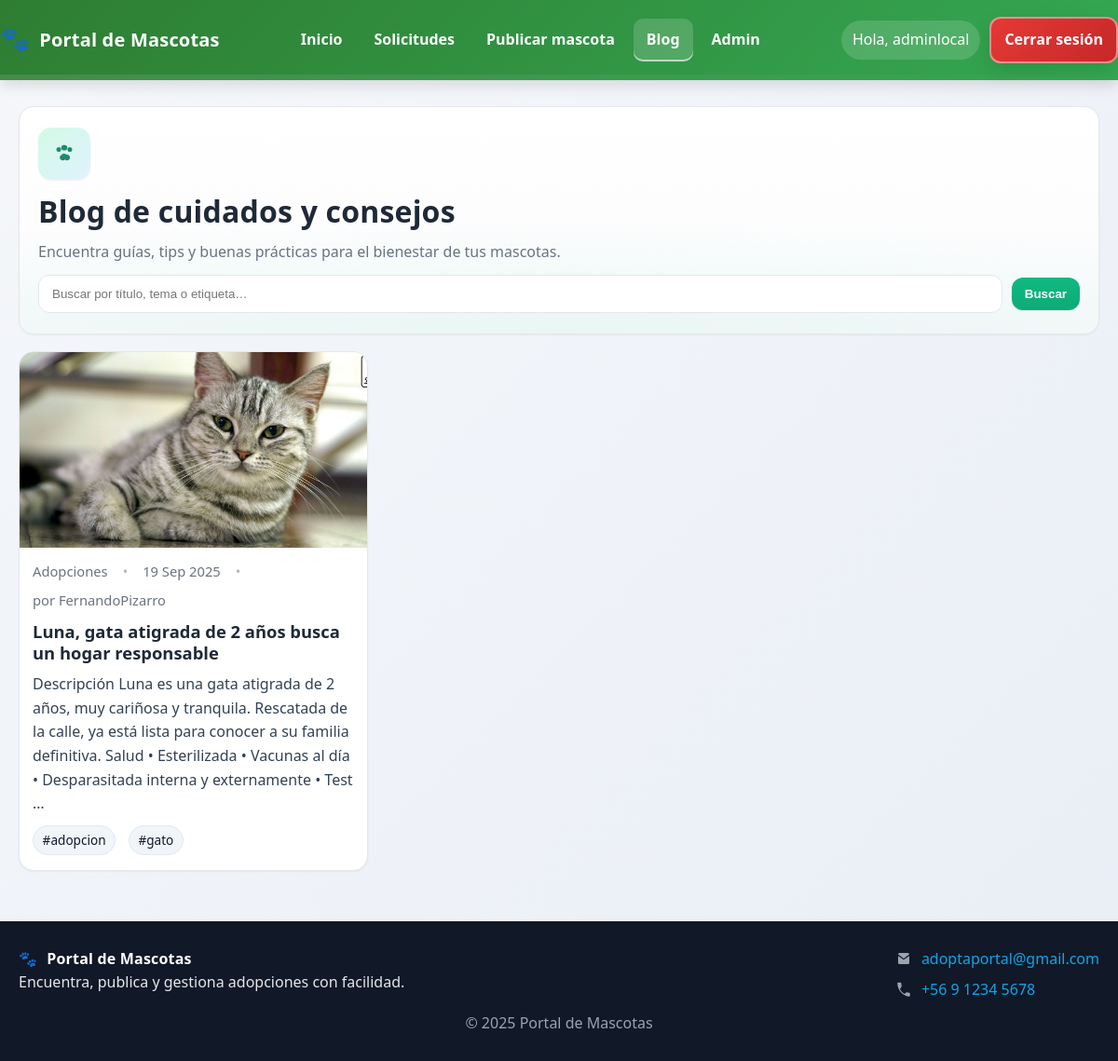
Page /blog/ (signed in) on the committed database.
### login/models.py (models this page shows, shortened)
class Usuario(AbstractUser):
    email = models.EmailField(
        unique=True,
        verbose_name='Correo electrónico'
    )
    fecha_creacion = models.DateTimeField(
        auto_now_add=True,
        verbose_name='Fecha de creación'
    )
    fecha_actualizacion = models.DateTimeField(
        auto_now=True,
        verbose_name='Fecha de actualización'
    )
    class Meta:
        verbose_name = 'Usuario'
        verbose_name_plural = 'Usuarios'
        ordering = ['-fecha_creacion']

### blog/models.py (models this page shows, shortened)
class Post(models.Model):
    title = models.CharField("Título", max_length=140)
    slug = models.SlugField("Slug", max_length=160, unique=True)
    author = models.ForeignKey(
        settings.AUTH_USER_MODEL,
        on_delete=models.PROTECT,
        related_name="posts",
        verbose_name="Autor",
    )
    category = models.ForeignKey(
        Category,
        on_delete=models.PROTECT,
        related_name="posts",
        verbose_name="Categoría",
    )
    content = models.TextField("Contenido")
    hero_image = models.ImageField("Imagen principal", upload_to="blog/", blank=True, null=True)
    status = models.CharField("Estado", max_length=10, choices=STATUS_CHOICES, default="draft")
    published_at = models.DateTimeField("Fecha de publicación", blank=True, null=True)
    updated_at = models.DateTimeField("Actualizado", auto_now=True)
    tags = models.ManyToManyField(Tag, blank=True, related_name="posts", verbose_name="Etiquetas")
    class Meta:
        db_table = "blog_posts"
        verbose_name = "Publicación"
        verbose_name_plural = "Publicaciones"
        ordering = ("-published_at", "title")
        indexes = [
            models.Index(fields=["-published_at"]),
            models.Index(fields=["category", "-published_at"]),
            models.Index(fields=["slug"]),
        ]

class Category(models.Model):
    name = models.CharField("Nombre", max_length=60, unique=True)
    slug = models.SlugField("Slug", max_length=70, unique=True)
    description = models.TextField("Descripción", blank=True)
    class Meta:
        verbose_name = "Categoría"
        verbose_name_plural = "Categorías"
        ordering = ("name",)

class Tag(models.Model):
    name = models.CharField("Nombre", max_length=32, unique=True)
    slug = models.SlugField("Slug", max_length=40, unique=True)
    class Meta:
        verbose_name = "Etiqueta"
        verbose_name_plural = "Etiquetas"
        ordering = ("name",)

### blog/views.py (the view, shortened to what this page needs)
# urls.py: path("", views.post_list, name="post_list"),
def post_list(request):
    q_raw   = (request.GET.get("q") or request.GET.get("query") or request.GET.get("s") or "").strip()
    tag_raw = (request.GET.get("tag") or request.GET.get("etiqueta") or request.GET.get("t") or "").strip()
    cat_raw = (request.GET.get("cat") or request.GET.get("categoria") or request.GET.get("c") or "").strip()
    qs = (
        Post.objects.filter(status="published")
        .select_related("category", "author")
        .prefetch_related("tags")
        .order_by("-published_at", "-updated_at", "-id")
    )
    if tag_raw:
        qs = qs.filter(Q(tags__slug=tag_raw) | Q(tags__name__iexact=tag_raw))
    if cat_raw:
        if cat_raw.isdigit():
            qs = qs.filter(category_id=int(cat_raw))
        else:
            qs = qs.filter(Q(category__slug=cat_raw) | Q(category__name__iexact=cat_raw))
    qs = qs.distinct()
    context = {
        "posts": qs,
        "q": q_raw,
        "tag": tag_raw,
        "cat": cat_raw,
    }
    return render(request, "blog/post_list.html", context)

### blog/templates/blog/post_list.html (shortened to what this page needs)
{% extends "base.html" %}
{% load static %}
{% block extra_css %}
<link rel="stylesheet" href="{% static 'blog/css/blog.css' %}?v={% now 'U' %}">
{% endblock %}
{% block content %}
<section class="blog-hero">
  <div class="blog-hero__icon" aria-hidden="true">
  </div>
  <h1 class="blog-hero__title">Blog de cuidados y consejos</h1>
  <p class="blog-hero__subtitle">Encuentra guías, tips y buenas prácticas para el bienestar de tus mascotas.</p>
  <form class="blog-search" method="get" action="{% url 'blog:post_list' %}" novalidate data-autosubmit>
    <input class="blog-search__input" type="search" name="q" value="{{ q|default:'' }}" placeholder="Buscar por título, tema o etiqueta…">
    <button class="btn btn--primary" type="submit">Buscar</button>
  </form>
</section>
{% if posts %}
  <section class="posts-grid">
    {% for post in posts %}
      <article class="post-card js-reveal">
        <a class="post-card__media" href="{% url 'blog:post_detail' post.slug %}">
          {% if post.hero_image %}
            <img loading="lazy" src="{{ post.hero_image.url }}" alt="Imagen de {{ post.title }}">
          {% else %}
            <img loading="lazy" src="{% static 'blog/img/default-cat.svg' %}" alt="Imagen por defecto">
          {% endif %}
        </a>
        <div class="post-card__body">
          <div class="post-card__meta">
            {% if post.category %}
              <a class="link-muted" href="{% url 'blog:post_list' %}?cat={{ post.category.slug }}">{{ post.category.name }}</a>
              <span class="dot">•</span>
            {% endif %}
            {% if post.published_at %}
              <time datetime="{{ post.published_at|date:'c' }}">{{ post.published_at|date:"d M Y" }}</time>
              <span class="dot">•</span>
            {% endif %}
            {% if post.author %}
              <span class="muted">por {{ post.author.username|default:post.author }}</span>
            {% endif %}
          </div>
          <h2 class="post-card__title">
            <a href="{% url 'blog:post_detail' post.slug %}">{{ post.title }}</a>
          </h2>
          <p class="post-card__excerpt">
            {{ post.content|striptags|truncatewords:40 }}
          </p>
          {% if post.tags.all %}
            <div class="post-card__tags">
              {% for t in post.tags.all %}
                <a class="chip chip--ghost" href="{% url 'blog:post_list' %}?tag={{ t.slug }}">#{{ t.name }}</a>
              {% endfor %}
            </div>
          {% endif %}
        </div>
      </article>
    {% endfor %}
  </section>
{% else %}
  <p class="empty">No se encontraron artículos para tu búsqueda.</p>
{% endif %}
{% endblock %}

### templates/base.html (shortened to what this page needs)
{% load static %}
<!doctype html>
<html lang="es">
<head>
  <link rel="stylesheet" href="{% static 'css/main.css' %}?v=1.1">
  {% block extra_css %}{% endblock %}
</head>
<body class="ap-body">
  <header class="ap-header">
    <div class="ap-container ap-header-bar">
      <a class="ap-brand" href="{% url 'home' %}" aria-label="Ir al inicio">
        <span class="ap-brand-emoji" aria-hidden="true">🐾</span>
        <span class="ap-brand-text">Portal de Mascotas</span>
      </a>
      <nav class="ap-nav" data-nav>
        {% with current=request.resolver_match.url_name %}
        <ul class="ap-nav-list">
          <li><a class="ap-nav-link {% if current == 'home' %}is-active{% endif %}" href="{% url 'home' %}" aria-current="{% if current == 'home' %}page{% endif %}">Inicio</a></li>
          <li><a class="ap-nav-link " href="{% url 'solicitud_adopcion:lista_solicitudes' %}" aria-current="">Solicitudes</a></li>
          <li>
            {% if request.user.is_authenticated %}
              <a class="ap-nav-link {% if current == 'publicar_mascota' %}is-active{% endif %}" href="{% url 'registro_mascotas:publicar_mascota' %}">Publicar mascota</a>
            {% else %}
              <a class="ap-nav-link" href="{% url 'login:login' %}?next={% url 'registro_mascotas:publicar_mascota' %}">Publicar mascota</a>
            {% endif %}
          </li>
          <li><a class="ap-nav-link {% if request.path|slice:':6' == '/blog/' %}is-active{% endif %}" href="/blog/">Blog</a></li>
          {% if request.user.is_authenticated and request.user.is_staff %}
            <li><a class="ap-nav-link" href="{% url 'admin:index' %}">Admin</a></li>
          {% endif %}
        </ul>
        {% endwith %}
      </nav>
      <div class="ap-user">
        {% if request.user.is_authenticated %}
          <span class="ap-user-pill">Hola, {{ request.user.username }}</span>
          <a class="ap-btn ap-btn-danger" href="{% url 'login:logout' %}">Cerrar sesión</a>
        {% else %}
          <a class="ap-btn ap-btn-primary" href="{% url 'login:login' %}">Iniciar sesión</a>
        {% endif %}
      </div>
    </div>
    <div class="ap-header-shadow" aria-hidden="true"></div>
  </header>
  <main class="ap-main">
    <div class="ap-container">
      {% block content %}{% endblock %}
    </div>
  </main>
  <footer class="ap-footer">
    <div class="ap-container">
      <div class="ap-footer-grid">
        <div>
          <div class="ap-brand foot"><span>🐾</span> Portal de Mascotas</div>
          <p class="ap-foot-note">Encuentra, publica y gestiona adopciones con facilidad.</p>
        </div>
        <div class="ap-foot-contact">
          <div class="ap-foot-item">
            <svg viewBox="0 0 24 24" aria-hidden="true"><path d="M4 6a2 2 0 0 1 2-2h12a2 2 0 0 1 2 2v.01L12 12 4 6.01V6Zm16 12V8.24l-7.4 5.18a1 1 0 0 1-1.2 0L4 8.24V18a2 2 0 0 0 2 2h12a2 2 0 0 0 2-2Z"/></svg>
            <a href="mailto:adoptaportal@gmail.com">adoptaportal@gmail.com</a>
          </div>
          <div class="ap-foot-item">
            <svg viewBox="0 0 24 24" aria-hidden="true"><path d="M6.6 10.8a15.7 15.7 0 0 0 6.6 6.6l2.2-2.2a1 1 0 0 1 1.02-.24c1.18.38 2.4.58 3.62.58a1 1 0 0 1 1 1V20a1 1 0 0 1-1 1C11.7 21 3 12.3 3 2a1 1 0 0 1 1-1h3.48a1 1 0 0 1 1 1c0 1.23.2 2.45.58 3.62a1 1 0 0 1-.24 1.02L6.6 10.8Z"/></svg>
            <a href="tel:+56912345678">+56 9 1234 5678</a>
          </div>
        </div>
      </div>
      <p class="ap-copy">© {% now "Y" %} Portal de Mascotas</p>
    </div>
  </footer>
</body>
</html>

### static/css/main.css (style rules this page uses)
* { margin: 0; padding: 0; box-sizing: border-box; }
body { font-family: 'Segoe UI', Tahoma, Geneva, Verdana, sans-serif; line-height: 1.6; color: #333; background: linear-gradient(135deg, #f5f7fa 0%, #c3cfe2 100%); min-height: 100vh; }
:root { --ap-green-1:#2e7d32; --ap-green-2:#34a853; --ap-dark:#1f2937; --ap-gray:#6b7280; --ap-light:#f3f4f6; --ap-white:#ffffff; --ap-border:#e5e7eb; --ap-blue:#2563eb; --ap-red:#dc2626; }
.ap-body { background:linear-gradient(135deg,#f5f7fa 0%,#e9eef6 100%) }
.ap-container { max-width:1200px;margin:0 auto;padding:0 20px }
.ap-main { min-height:calc(100vh - 240px);padding:28px 0 }
.ap-header { background:linear-gradient(135deg,var(--ap-green-1),var(--ap-green-2));color:var(--ap-white);position:relative;box-shadow:0 6px 14px rgba(0,0,0,.12) }
.ap-header-shadow { position:absolute;inset:auto 0 0 0;height:6px;background:linear-gradient(90deg,rgba(255,255,255,.35),transparent);opacity:.3 }
.ap-header-bar { display:flex;align-items:center;justify-content:space-between;gap:18px;padding:18px 0 }
.ap-brand { display:inline-flex;align-items:center;gap:10px;font-weight:900;text-decoration:none;color:#fff;letter-spacing:.2px }
.ap-brand-emoji { font-size:1.6rem }
.ap-brand-text { font-size:1.25rem }
.ap-nav { display:flex }
.ap-nav-list { list-style:none;display:flex;gap:6px;align-items:center;margin:0;padding:0 }
.ap-nav-link { display:inline-block;color:#fff;text-decoration:none;padding:10px 14px;border-radius:10px;font-weight:700 }
.ap-nav-link.is-active { background:rgba(255,255,255,.18);box-shadow:inset 0 -2px 0 rgba(255,255,255,.6) }
.ap-user { display:flex;align-items:center;gap:10px;flex-wrap:wrap }
.ap-user-pill { background:rgba(255,255,255,.15);padding:8px 12px;border-radius:999px }
.ap-btn { display:inline-block;font-weight:800;border-radius:12px;padding:10px 14px;text-decoration:none;border:2px solid rgba(255,255,255,.45);box-shadow:0 8px 22px rgba(0,0,0,.12) }
.ap-btn-danger { background:linear-gradient(135deg,#e53935,#c62828);color:#fff }
.ap-footer { background:#111827;color:#e5e7eb;margin-top:26px;padding:28px 0 }
.ap-footer .ap-container { display:block }
.ap-footer .ap-brand { color:#fff }
.ap-footer .ap-footer-grid { display:grid;grid-template-columns:1fr auto;gap:20px;align-items:start;margin-bottom:10px }
.ap-foot-contact { display:grid;gap:8px }
.ap-foot-item { display:flex;gap:10px;align-items:center }
.ap-foot-item svg { width:18px;height:18px;fill:#9ca3af }
.ap-copy { text-align:center;color:#9ca3af;margin-top:8px }
.btn { display:inline-block;padding:10px 14px;border-radius:10px;border:0;cursor:pointer;font-weight:700 }

### templates/base.html (style rules this page uses)
.ap-nav-link.is-active { background:rgba(255,255,255,.16);box-shadow:inset 0 -2px 0 rgba(255,255,255,.6) }

### blog/templates/blog/post_list.html (style rules this page uses)
.blog-hero { position: relative; z-index: 0; }
.blog-hero::before, .blog-hero::after { pointer-events: none; }
.blog-search { position: relative; z-index: 5; }

### rows in the picture
Usuario: user.username "adminlocal"
Post: hero_image (picture), category.name "Adopciones", published_at "19 Sep 2025", author.username "FernandoPizarro", title "Luna, gata atigrada de 2 años busca un hogar responsable", content "Descripción Luna es una gata atigrada de 2 años, muy cariñosa y tranquila. Rescatada de la calle, ya está lista para conocer a su familia definitiva. Salud • Esterilizada • Vacunas al día • Desparasitada interna y externamente • Test …"
Tag: name "adopcion"
Tag: name "gato"
